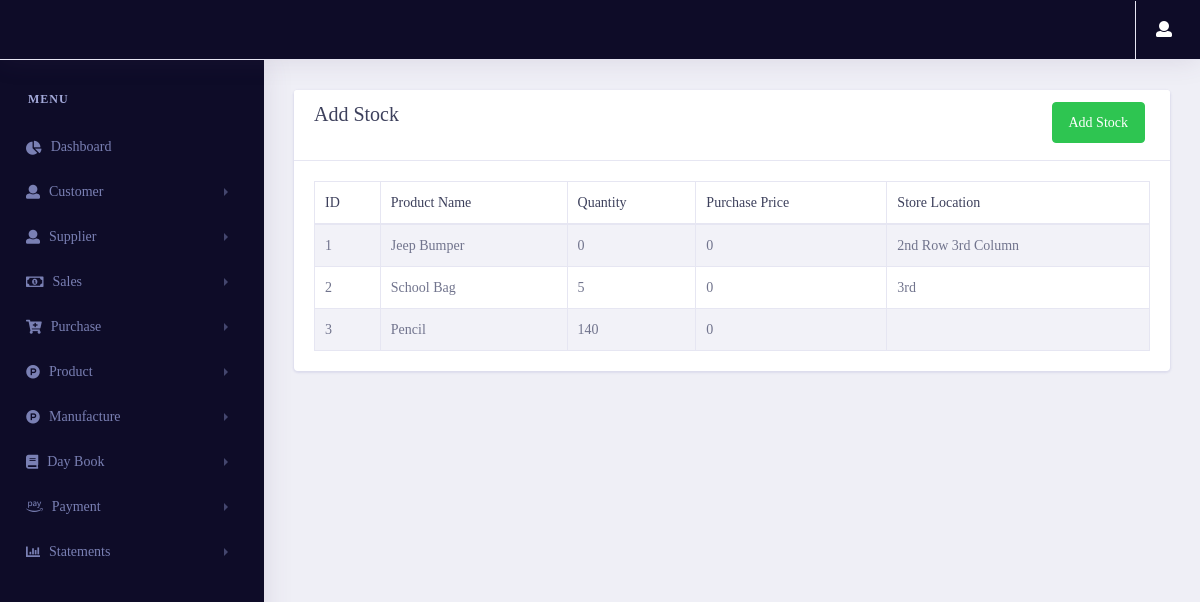
The app's page /statement/list_stock/ (signed in) with its own data.
### products/models.py (models this page shows, shortened)
class Stock_gst(models.Model):
    product = models.OneToOneField(Product_gst,on_delete=models.CASCADE, related_name="stock_gst")
    quantity = models.IntegerField(null=True,blank=True,default=0)
    purchase_price = models.IntegerField(null=True,blank=True,default=0)
    id = models.UUIDField(default=uuid.uuid4 , unique=True , primary_key=True , editable=False)
    class Meta:
        indexes = [models.Index(fields=('product' , 'id'))]

class Product_gst(models.Model):
    product_name = models.CharField(max_length=100)
    product_categ = models.ForeignKey(product_category_gst, null=True, blank=True, on_delete=models.SET_NULL)
    product_type = models.ForeignKey(product_type_gst, null=True, blank=True, on_delete=models.SET_NULL)
    unit = models.CharField(max_length=50)
    selling_price = models.FloatField()
    purchase_price = models.FloatField(null=True, blank=True, default=0)
    store_location = models.CharField(max_length=50)
    supplier = models.ForeignKey(Supplier_gst , on_delete=models.CASCADE , blank=True,null=True)
    minimum_stock=models.IntegerField()
    id = models.UUIDField(default=uuid.uuid4 , unique=True , primary_key=True , editable=False)
    def __str__(self):
        return self.product_name
    class Meta:
        indexes = [models.Index(fields=('id', 'supplier'))]

### statements/views.py (the view, shortened to what this page needs)
# urls.py: path('list_stock/',views.list_stock,name="list_stock"),
@login_required(login_url='login')
def list_stock(request):
    try:
        if request.session['Estimate']:
            stock_data = Stock_estimate.objects.select_related('product').all()
        if request.session['GST']:
            stock_data = Stock_gst.objects.select_related('product').all()
        context = {
            'stock_data' : stock_data
        }
        return render(request, 'statements/stock.html',context)
    except:
        return redirect('error404')

### statements/templates/statements/stock.html (shortened to what this page needs)
{% extends 'pages/base.html' %}
{% load user_auth %}
{% load static %}
{% block content %}
<link rel="stylesheet" href="{% static 'vendor/bootstrap/css/bootstrap.min.css' %}">
<link href="{% static 'vendor/fonts/circular-std/style.css' %}" rel="stylesheet">
<link rel="stylesheet" href="{% static 'libs/css/style.css' %}">
<link rel="stylesheet" href="{% static 'vendor/fonts/fontawesome/css/fontawesome-all.css' %}">
<link rel="stylesheet" type="text/css" href="{% static 'vendor/datatables/css/dataTables.bootstrap4.css' %}">
{% if request.session.Estimate %}
<div class="row">
    <div class="col-xl-12 col-lg-12 col-md-12 col-sm-12 col-12">
        <div class="card">
            <div class="card-header">
                <h3 class="align-middle">Add Stock
                    <button type="submit" class="btn btn-space btn-success rounded float-right" data-toggle="modal" data-target="#exampleModal">
                        Add Stock
                    </button>
                </h3>
            </div>
            <div class="card-body">
                <div class="table-responsive">
                    <table class="table table-striped table-bordered first" id="example">
                        <thead>
                        <tr>
                            <th>ID</th>
                            <th>Product Name</th>
                            <th>Quantity</th>
                            <th>Purchase Price</th>
                            <th>Store Location</th>
                        </tr>
                        </thead>
                        <tbody>
                        {% for i in stock_data %}
                        <tr>
                            <td>{{forloop.counter}}</td>
                            <td>{{i.product}}</td>
                            <td>{{i.quantity}}</td>
                            <td>{{i.purchase_price}}</td>
                            <td>{{i.product.store_location}}</td>
                        </tr>
                        {% endfor %}
                        </tbody>
                    </table>
                </div>
            </div>
        </div>
    </div>
</div>
{% endif %}
{% endblock content %}

### records on screen
Stock_gst: product "Jeep Bumper", quantity "0", purchase_price "0", product.store_location "2nd Row 3rd Column"
Stock_gst: product "School Bag", quantity "5", purchase_price "0", product.store_location "3rd"
Stock_gst: product "Pencil", quantity "140", purchase_price "0"
